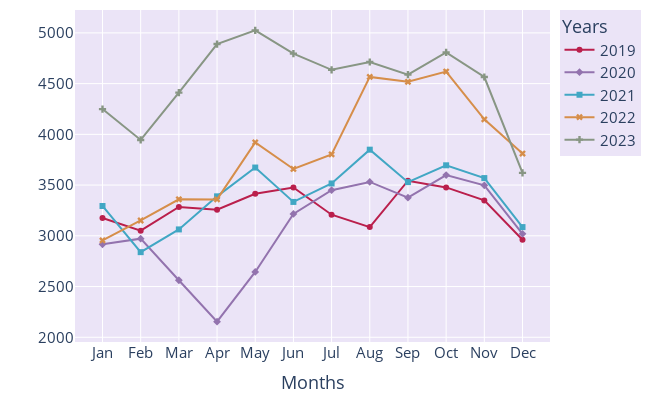

This figure's notebook cell:
### Code cell
fig = px.line(grupo_mes, x='mes_fato', y='consolidado', color='ano_fato', markers=True, symbol="ano_fato",
                     labels={
                     "consolidado": "Count",
                     "mes_fato": "Months",
                     "ano_fato": "Years"
                 }, height=400, width=650,
                 color_discrete_sequence= custom_palette)

fig.update_layout(margin=dict(l=10, r=10, t=10, b=10), font=dict(size=15),
    #title='Frequência de registro de ocorrências ao longo dos anos',
    xaxis=dict(
        tickvals=['JANEIRO', 'FEVEREIRO', 'MARCO', 'ABRIL', 'MAIO', 'JUNHO', 'JULHO', 'AGOSTO', 'SETEMBRO', 'OUTUBRO', 'NOVEMBRO', 'DEZEMBRO'],
        ticktext=['Jan','Feb', 'Mar', 'Apr', 'May', 'Jun', 'Jul', 'Aug', 'Sep', 'Oct', 'Nov', 'Dec'],
    ),
    plot_bgcolor='#ebe4f7',
    paper_bgcolor='white', 
    legend=dict(bgcolor='#ebe4f7')
)


fig.update_yaxes(title='')
#fig.write_image("imagens/11_frequencia_anos.jpeg", format="jpeg", scale=5)

fig.show()
#fig.write_image("imagens_svg/freq_por_mes_dos_anos.svg")

### Figure 1 — Plotly figure (JSON) as saved in the notebook; plotly's stock layout.template omitted (floating-point values rounded to 4 significant figures)
{"data": [{"hovertemplate": "Years=2019<br>Months=%{x}<br>Count=%{y}<extra></extra>", "legendgroup": "2019", "line": {"color": "#BA1F4C", "dash": "solid"}, "marker": {"symbol": "circle"}, "mode": "markers+lines", "name": "2019", "orientation": "v", "showlegend": true, "type": "scatter", "x": ["JANEIRO", "FEVEREIRO", "MARCO", "ABRIL", "MAIO", "JUNHO", "JULHO", "AGOSTO", "SETEMBRO", "OUTUBRO", "NOVEMBRO", "DEZEMBRO"], "xaxis": "x", "y": [3176, 3051, 3284, 3257, 3414, 3476, 3208, 3086, 3543, 3477, 3349, 2961], "yaxis": "y"}, {"hovertemplate": "Years=2020<br>Months=%{x}<br>Count=%{y}<extra></extra>", "legendgroup": "2020", "line": {"color": "#9373AE", "dash": "solid"}, "marker": {"symbol": "diamond"}, "mode": "markers+lines", "name": "2020", "orientation": "v", "showlegend": true, "type": "scatter", "x": ["JANEIRO", "FEVEREIRO", "MARCO", "ABRIL", "MAIO", "JUNHO", "JULHO", "AGOSTO", "SETEMBRO", "OUTUBRO", "NOVEMBRO", "DEZEMBRO"], "xaxis": "x", "y": [2916, 2972, 2562, 2154, 2644, 3216, 3450, 3531, 3376, 3599, 3498, 3020], "yaxis": "y"}, {"hovertemplate": "Years=2021<br>Months=%{x}<br>Count=%{y}<extra></extra>", "legendgroup": "2021", "line": {"color": "#41A7C4", "dash": "solid"}, "marker": {"symbol": "square"}, "mode": "markers+lines", "name": "2021", "orientation": "v", "showlegend": true, "type": "scatter", "x": ["JANEIRO", "FEVEREIRO", "MARCO", "ABRIL", "MAIO", "JUNHO", "JULHO", "AGOSTO", "SETEMBRO", "OUTUBRO", "NOVEMBRO", "DEZEMBRO"], "xaxis": "x", "y": [3294, 2839, 3063, 3389, 3673, 3334, 3516, 3849, 3529, 3695, 3569, 3086], "yaxis": "y"}, {"hovertemplate": "Years=2022<br>Months=%{x}<br>Count=%{y}<extra></extra>", "legendgroup": "2022", "line": {"color": "#D68E4A", "dash": "solid"}, "marker": {"symbol": "x"}, "mode": "markers+lines", "name": "2022", "orientation": "v", "showlegend": true, "type": "scatter", "x": ["JANEIRO", "FEVEREIRO", "MARCO", "ABRIL", "MAIO", "JUNHO", "JULHO", "AGOSTO", "SETEMBRO", "OUTUBRO", "NOVEMBRO", "DEZEMBRO"], "xaxis": "x", "y": [2955, 3151, 3360, 3359, 3921, 3659, 3803, 4566, 4518, 4619, 4148, 3811], "yaxis": "y"}, {"hovertemplate": "Years=2023<br>Months=%{x}<br>Count=%{y}<extra></extra>", "legendgroup": "2023", "line": {"color": "#889684", "dash": "solid"}, "marker": {"symbol": "cross"}, "mode": "markers+lines", "name": "2023", "orientation": "v", "showlegend": true, "type": "scatter", "x": ["JANEIRO", "FEVEREIRO", "MARCO", "ABRIL", "MAIO", "JUNHO", "JULHO", "AGOSTO", "SETEMBRO", "OUTUBRO", "NOVEMBRO", "DEZEMBRO"], "xaxis": "x", "y": [4249, 3945, 4411, 4890, 5025, 4796, 4636, 4713, 4589, 4808, 4565, 3620], "yaxis": "y"}], "layout": {"font": {"size": 15}, "height": 400, "legend": {"bgcolor": "#ebe4f7", "title": {"text": "Years"}, "tracegroupgap": 0}, "margin": {"b": 10, "l": 10, "r": 10, "t": 10}, "paper_bgcolor": "white", "plot_bgcolor": "#ebe4f7", "width": 650, "xaxis": {"anchor": "y", "domain": [0, 1], "ticktext": ["Jan", "Feb", "Mar", "Apr", "May", "Jun", "Jul", "Aug", "Sep", "Oct", "Nov", "Dec"], "tickvals": ["JANEIRO", "FEVEREIRO", "MARCO", "ABRIL", "MAIO", "JUNHO", "JULHO", "AGOSTO", "SETEMBRO", "OUTUBRO", "NOVEMBRO", "DEZEMBRO"], "title": {"text": "Months"}}, "yaxis": {"anchor": "x", "domain": [0, 1], "title": {"text": ""}}}}
